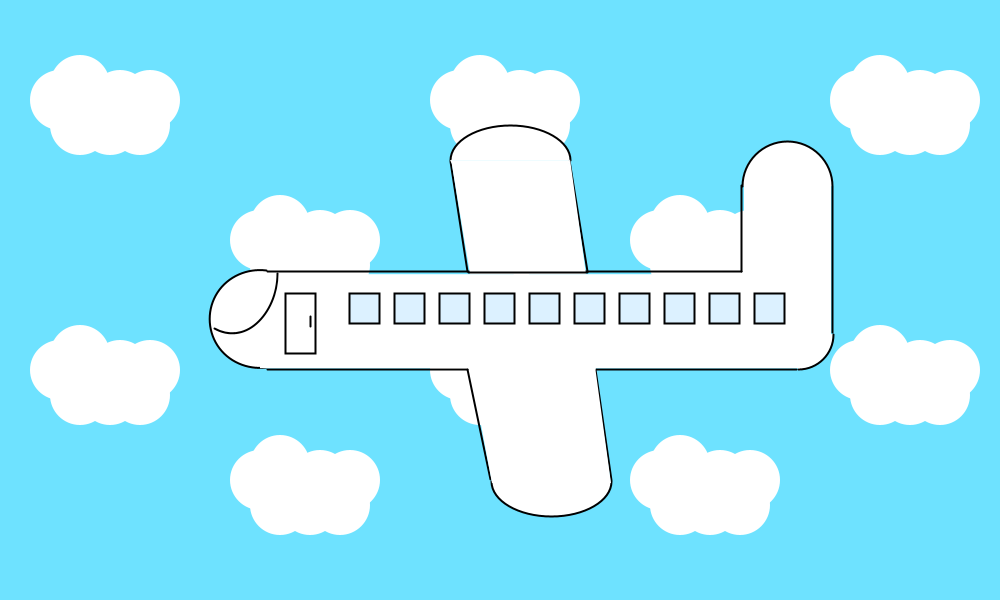
Frame 1 (no input)
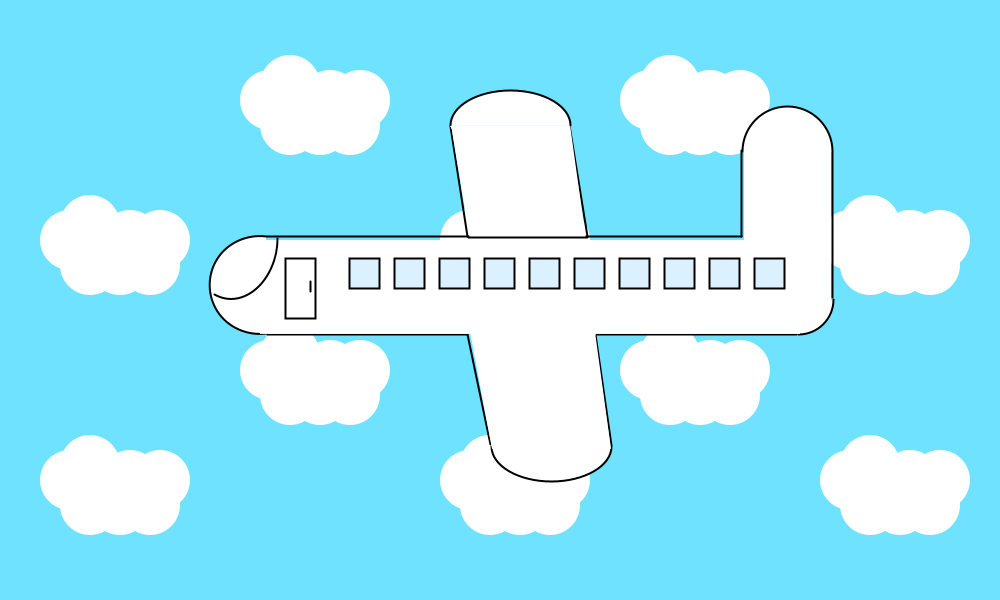
Frame 60 (the mouse pressed at the canvas centre just before this capture)
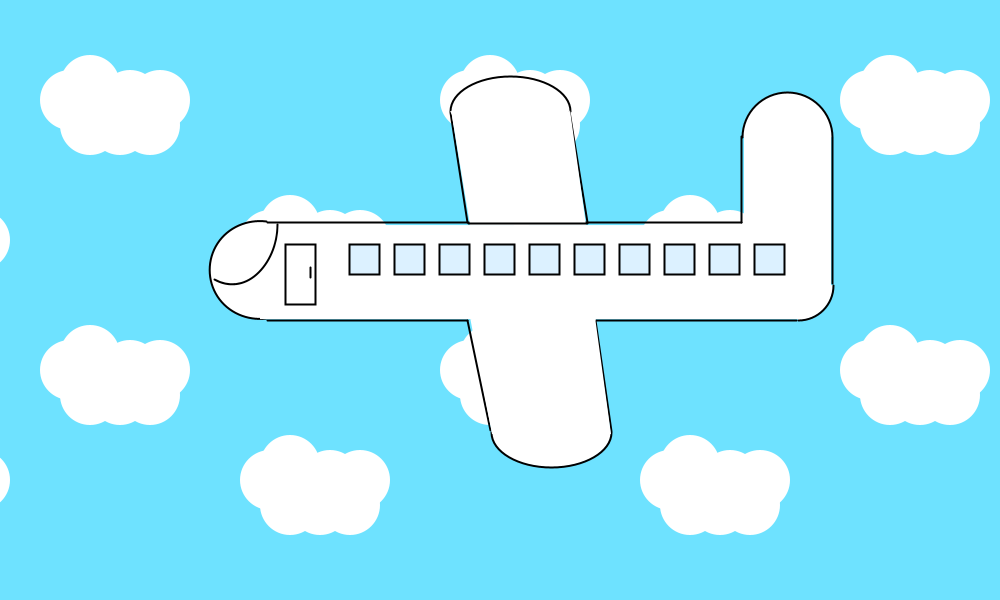
Frame 120 (the mouse held since frame 60 and released just before this capture)

The Processing sketch that drew these frames (run headless with seeded random() and noise(); from frame 60 on, the mouse is pressed at the canvas centre):

// Processing sketch: processing_173170
// ── processing_173170.pde

color bgcolor = color(110,226,255); //Color de fondo por defecto
int cloudsNum = 12; //Numero de nubes para mostrar
float cloudsPosX[] = new float[cloudsNum]; //Array para la posición X de la nube
float cloudsPosY[] = new float[cloudsNum]; //Array para la posición Y de la nuve
float planePosY = 0.0; //Posición Y del avión (Para noise)
float planeFinalY = 0.0; //Posición final Y del avión
float planeFinalX = 190.0; //Posición final X del avión
boolean rain = false; //Boolean Trigger (Lluvia)
int CloudsFill = 255; //Fondo de las nubes por defecto
color windowsFill = color(220,241,255); //Color de las ventanas por defecto
int j = 0; //Variable de control para bucle

void setup(){
  
  //Hacemos la medida de 1000x600px
   size(1000,600);
   
   //Creamos un bucle para posicionar las nubes através de arrays
   while(j < cloudsNum){
    
     //Comprobamos si el numero es menor a 6 reniciar la X a 0. (Fila inferior);
     if(j >= cloudsNum/2){
       cloudsPosX[j] = ((j-cloudsNum/2)*200);
     }else{
       cloudsPosX[j] = (j*200);  
     }
     
     //A partir de la división del 4 determinamos la altura de cada nube
     if(j % 4 == 0){
       cloudsPosY[j] = 50;
     }else if(j % 4 == 1){
       cloudsPosY[j] = 190;   
     }else if(j % 4 == 2){
       cloudsPosY[j] = 320;   
     }else if(j % 4 == 3){  
       cloudsPosY[j] = 430; 
     }
     
     j++; //Aumentamos el contador;
     
   }
  
   
}

void draw(){
  
  //Comprobamos si se ha ejecutado la lluvia y cambiamos los valores por defecto.
  if(rain){
    CloudsFill = 40;
    bgcolor = color(14,36,46);
    windowsFill = color(255,248,131);
    planePosY = planePosY +0.1;
  }else{
    CloudsFill = 255;
    bgcolor = color(110,226,255);
    windowsFill = color(220,241,255);
    planePosY = planePosY +0.006;
  }
     
     
 background(bgcolor);  //Establecemos un fondo que se limpirá constantemente

 
 //Creamos un bucle nuevamente para dibujar las nubes
 for(int i = 0; i < cloudsNum; i++){
   
   //Comprobamos que la nube no haya sobrepasado el ancho del documento
   if(cloudsPosX[i] > width){
     cloudsPosX[i] = -160; //Lo reiniciamos a la posición -160px para que vuelva a aparecer.
   }else{
     cloudsPosX[i] = cloudsPosX[i] + 10; //Lo movemos 10px.
   }
 
 
     //DIBUJAMOS UNA NUBE
     noStroke();
     fill(CloudsFill);
     ellipse(cloudsPosX[i]+50,cloudsPosY[i]+50,60,60);
     ellipse(cloudsPosX[i]+80,cloudsPosY[i]+60,60,60);
     ellipse(cloudsPosX[i]+110,cloudsPosY[i]+60,60,60);
     ellipse(cloudsPosX[i]+140,cloudsPosY[i]+50,60,60);
     ellipse(cloudsPosX[i]+110,cloudsPosY[i]+50,60,60);
     ellipse(cloudsPosX[i]+80,cloudsPosY[i]+60,60,60);
     ellipse(cloudsPosX[i]+70,cloudsPosY[i]+35,60,60);
     ellipse(cloudsPosX[i]+70,cloudsPosY[i]+75,60,60);
     ellipse(cloudsPosX[i]+100,cloudsPosY[i]+75,60,60);
     ellipse(cloudsPosX[i]+130,cloudsPosY[i]+75,60,60);

 }
 
 //Generamos el número aleatorio con la función noise para el avión.
 planeFinalY = noise(planePosY)*200;
 
 //  DIBUJAMOS EL AVIÓN //
  fill(255);
  stroke(0);
  strokeWeight(2);
  
    //Morro
    arc(planeFinalX+70,planeFinalY +198,100,98,PI-1.7,PI+1.7);
    
    //Luces
    if(rain){
      //Solo se ejecutarán en caso que llueva.
      fill(255,248,131);
      noStroke();
      triangle(planeFinalX+23,planeFinalY +190, planeFinalX-150, planeFinalY +170, planeFinalX-150,planeFinalY +216);
    }
    
    stroke(0);
    fill(255);
    
    //Estructura 
    line(planeFinalX+77,planeFinalY +248,planeFinalX+277,planeFinalY +248);
    line(planeFinalX+277,planeFinalY +248,planeFinalX+300,planeFinalY +358);
    arc(planeFinalX+361,planeFinalY +360,120,70,0,PI);
    line(planeFinalX+421,planeFinalY +359,planeFinalX+405,planeFinalY +248);
    line(planeFinalX+405,planeFinalY +248, planeFinalX+606,planeFinalY +248);
    arc(planeFinalX+608,planeFinalY +213,70,70,0,HALF_PI);
    line(planeFinalX+642,planeFinalY +211,planeFinalX+642,planeFinalY +66);
    arc(planeFinalX+597,planeFinalY +65,90,90,-PI,0);
    line(planeFinalX+551,planeFinalY +64,planeFinalX+551,planeFinalY +150);
    line(planeFinalX+551,planeFinalY +150,planeFinalX+77,planeFinalY +150);
    
    line(planeFinalX+277,planeFinalY +150, planeFinalX+260, planeFinalY +40);
    line(planeFinalX+397,planeFinalY +150, planeFinalX+379,planeFinalY +39);
    arc(planeFinalX+320,planeFinalY +39,120,70,-PI,0);
    
    noStroke();
    fill(255);
    
    //Relleno
    rect(planeFinalX+70,planeFinalY +153,540,94);
    rect(planeFinalX+554,planeFinalY +63,87,160);
    triangle(planeFinalX+261,planeFinalY +38,planeFinalX+280,planeFinalY +153,planeFinalX+332,planeFinalY +153);
    triangle(planeFinalX+380,planeFinalY +38,planeFinalX+396,planeFinalY +153,planeFinalX+332,planeFinalY +153);
    triangle(planeFinalX+260,planeFinalY +39,planeFinalX+380,planeFinalY +39, planeFinalX+333,planeFinalY +170);
    
    triangle(planeFinalX+421,planeFinalY +362,planeFinalX+360,planeFinalY +362,planeFinalX+405,planeFinalY +245);
    triangle(planeFinalX+302,planeFinalY +362,planeFinalX+360,planeFinalY +362,planeFinalX+280,planeFinalY +245);
    triangle(planeFinalX+359,planeFinalY +370,planeFinalX+407,planeFinalY +244,planeFinalX+279,planeFinalY +244);
    
    stroke(0);
    line(planeFinalX+278,planeFinalY +151,planeFinalX+397,planeFinalY +151);
    rect(planeFinalX+95,planeFinalY +172, 30,60);
    line(planeFinalX+120,planeFinalY +195,planeFinalX+120,planeFinalY +205);
    
    fill(windowsFill);
    
    //Generamos un bucle para dibujar 10 ventanas
    for(int i = 0; i < 10; i ++){
      rect(planeFinalX+159+(i*45),planeFinalY +172, 30,30);
    }
    
    noFill();
    arc(planeFinalX+42,planeFinalY +152,90,120,0,HALF_PI+0.4);
   
   fill(255);

// FIN DIBUJO AVIÓN //

 //Si llueve dibujaremos líneas moviéndose por toda la pantalla
 if(rain){
  stroke(0);
  for(int i = 0; i < width; i = i + 10){
   
    for(int j = 0; j < height; j = j + 50){
      line(i,j,i+random(10,12),j+50+random(10,12));
    }
   
  } 
  
 }
 
}

void mouseOver(){
  //Al poner el cursor encima, lloverá.
 rain = true; 
}

void mouseOut(){
  //Al sacar el cursor de encima, dejará de llover.
 rain = false; 
}
